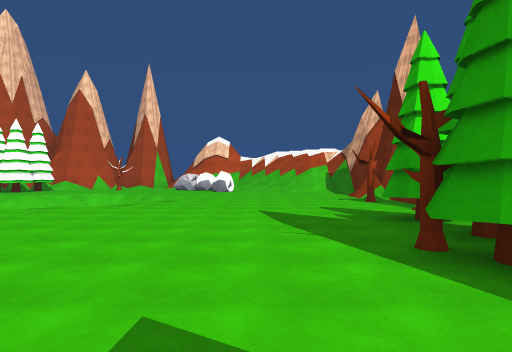
[1] (above)

19 first-person views from a walk through a Unity game level. The camera is 1.5 m above the floor, looks level and sees 75° across. The floor is counted in squares, 2 m on a side. Each view is taken from the middle of a square. On the plan, view 1 faces up. The plan holds only what a view shows up to about 11 squares ahead; the rest is blank. The player character is not drawn. Surface patterns are stand-ins for the level's own textures.

[2]
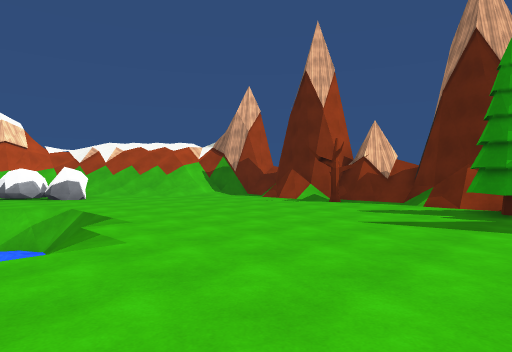

[3]
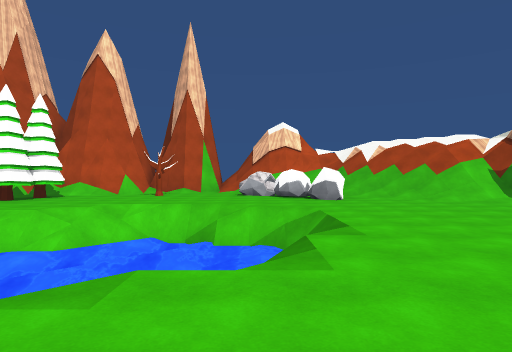

[4]
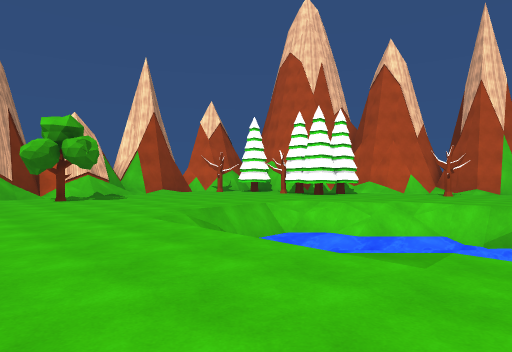

[5]
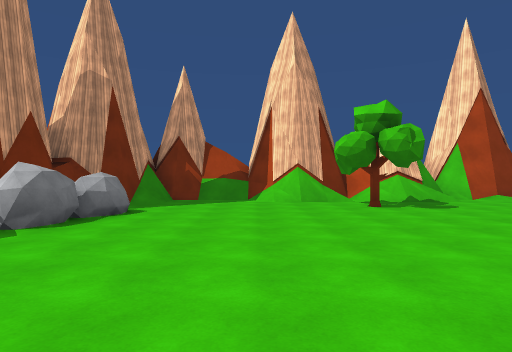

[6]
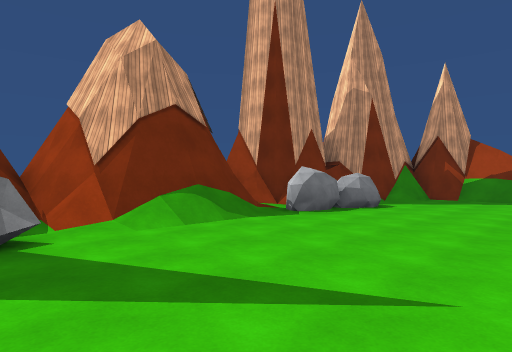

[7]
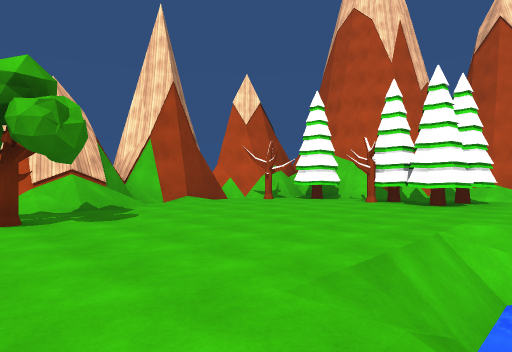

[8]
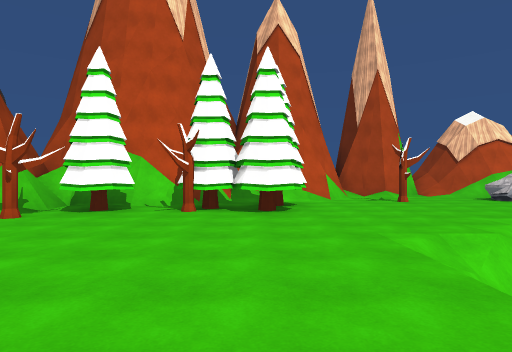

[9]
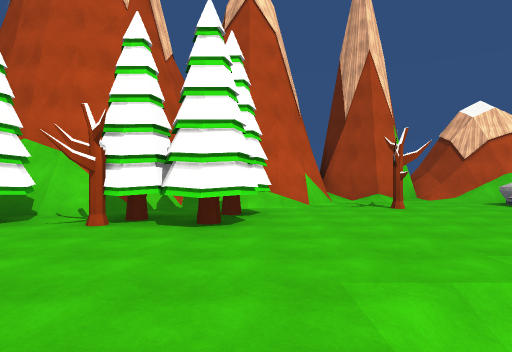

[10]
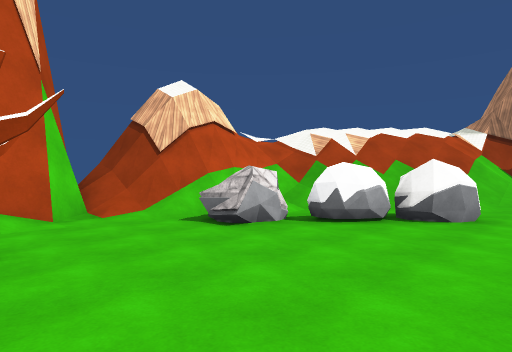

[11]
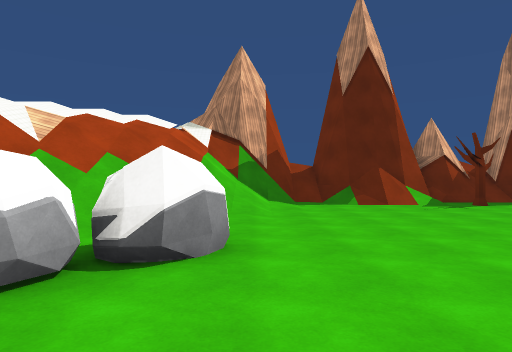

[12]
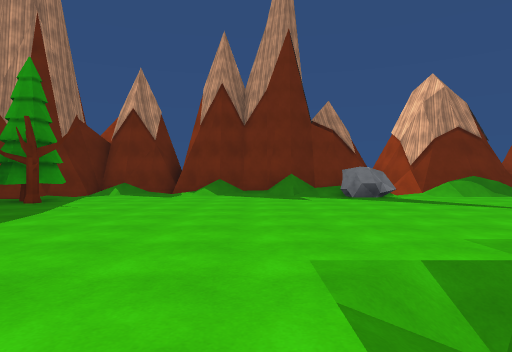

[13]
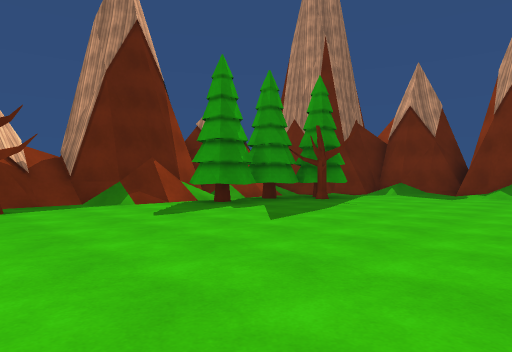

[14]
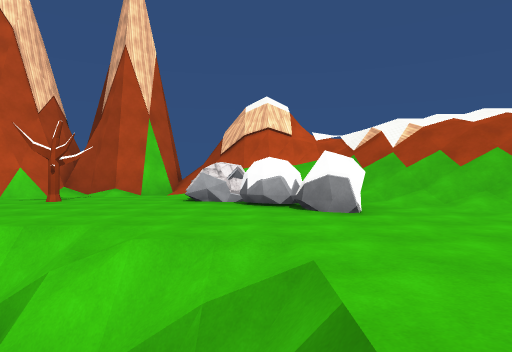

[15]
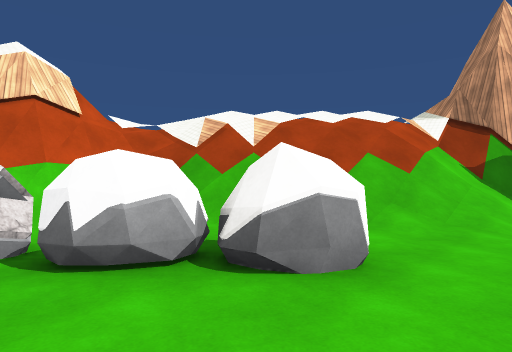

[16]
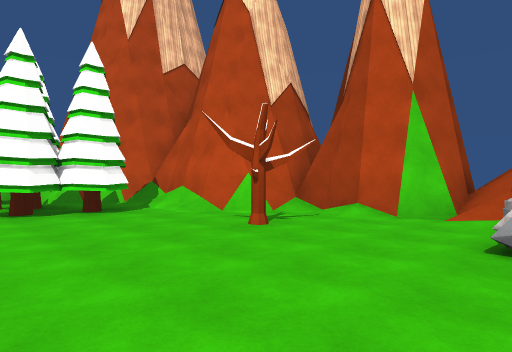

[17]
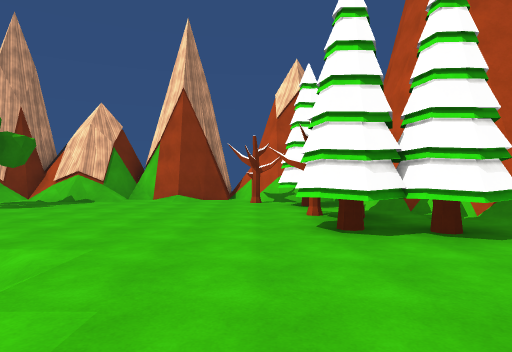

[18]
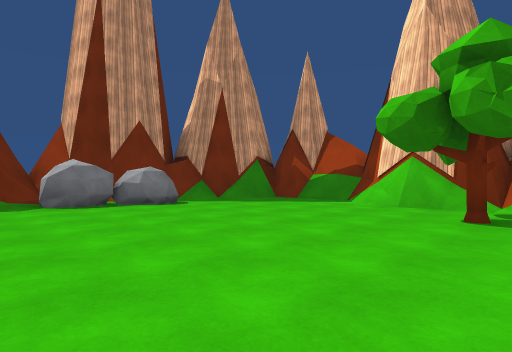

[19]
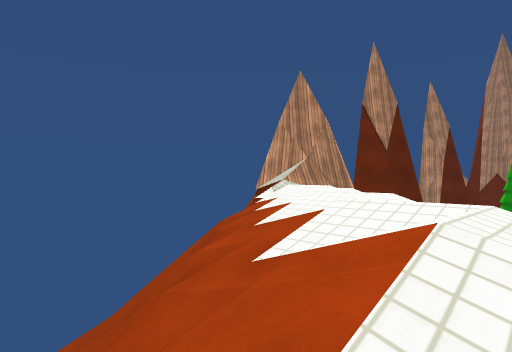

### Floor plan
Key: @ floor where view 1 was taken; # wall or solid block; x gap in a wall; . floor; / step, stairs or slope; = window, fence, low wall or low ledge; ≈ water the walk keeps out of; v drop or lower ground; T tree; R rock.
Columns run from 19 left of view 1 to 6 right of it. Each row starts with its distance up from view 1.
 23              #####///
 22           ####=###///////
 21          ##//.///#///////
 20       ####/....R/////////
 19       #///.T...R/.///////
 18   #####TT.......RR///////x
 17  ##TTTTTT........RR.///###
 16  ##TT.TTT............//##
 15  #T..........==......./=#
 14  #........./≈≈#=/....../#
 13  #/.......=/≈≈≈≈=......##
 12  #.......v≈≈≈≈≈≈v....../#
 11  #/......v≈≈≈≈≈≈/....../##
 10  #/....../     v.......T##
  9  #=......//   v/......../#
  8  #/.T.....//v/........./##
  7  #/T..................T##
  6  ##...................TT#
  5 ##/...................TT#
  4 #/...................TTT
  3 ##...................TT
  2  ##/.RRR.....R......../#
  1   ##///R////RR......./##
  0    #########=######@###
 -1            ###    ###

Positions as (right, up) in squares from view 1, and headings:
1: (0, 0), facing up
2: (-5, 5), facing up-right
3: (-4, 6), facing up
4: (-4, 5), facing up-left
5: (-7, 5), facing left
6: (-6, 6), facing down-left
7: (-9, 7), facing up-left
8: (-12, 9), facing up
9: (-11, 11), facing up
10: (-8, 15), facing up-right
11: (-5, 16), facing right
12: (-3, 11), facing down
13: (-3, 11), facing down-right
14: (-3, 11), facing up
15: (-4, 15), facing up-right
16: (-4, 15), facing up-left
17: (-7, 15), facing left
18: (-10, 9), facing down-left
19: (1, 23), facing down-right
